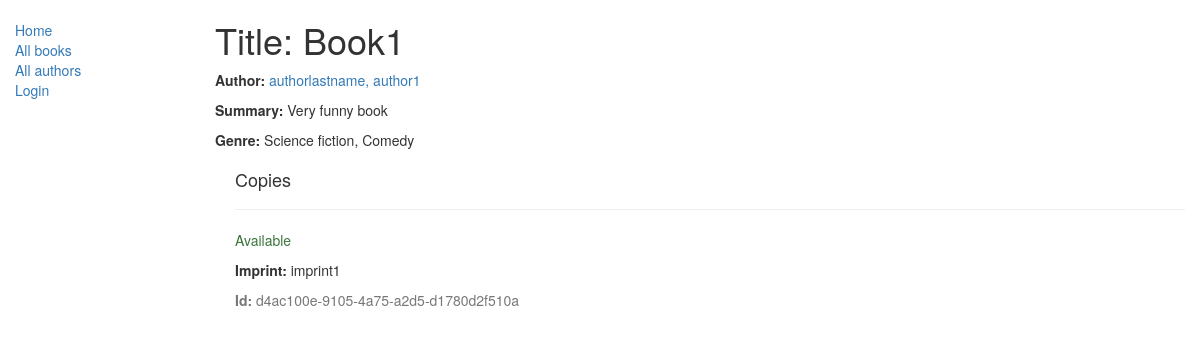
/catalog/book/1, run on the app's committed database.
### catalog/models.py (models this page shows, shortened)
class Book(models.Model):
    title = models.CharField(max_length=200)
    author = models.ForeignKey('Author', on_delete=models.SET_NULL, null=True)
    summary = models.TextField(max_length=1000, help_text="Enter a brief discription")
    genre = models.ManyToManyField(Genre)
    def display_genre(self):
        return ','.join([genre.name for genre in self.genre.all()[:3]])
    display_genre.short_description = 'Genre'

class Author(models.Model):
    first_name = models.CharField(max_length=100)
    last_name = models.CharField(max_length=100)
    date_of_birth = models.DateField(null=True, blank=True)
    date_of_death = models.DateField('Died', null=True, blank=True)
    class Meta:
        ordering = ["last_name", "first_name"]
    def __str__(self):
        return '{0}, {1}'.format(self.last_name, self.first_name)

class Genre(models.Model):
    name = models.CharField(max_length=200, help_text="Enter a book genre eg. science fiction , fantasy etc.")
    def __str__(self):
        return self.name

class BookInstance(models.Model):
    id = models.UUIDField(primary_key=True, default=uuid.uuid4,
                          help_text="Unique ID for this particular book across whole library")
    book = models.ForeignKey('Book', on_delete=models.SET_NULL, null=True)
    imprint = models.CharField(max_length=200)
    due_back = models.DateField(null=True, blank=True)
    borrower = models.ForeignKey(User, on_delete=models.SET_NULL, null=True, blank=True)
    LOAN_STATUS = (
        ('m', 'Maintenance'),
        ('o', 'On loan'),
        ('a', 'Available'),
        ('r', 'Reserved'),
    )
    status = models.CharField(max_length=1, choices=LOAN_STATUS, blank=True, default='m', help_text='Book availability')
    class Meta:
        ordering = ["due_back"]
        permissions=(("can_mark_returned","Set book as returned"),)

### catalog/views.py (the view)
# urls.py: path('book/<int:pk>',views.BookDetailView.as_view(),name='book-detail'),
class BookDetailView(generic.DetailView):
    model = Book

### catalog/templates/catalog/book_detail.html (shortened to what this page needs)
{% extends "base_generic.html" %}
{% block content %}
  <h1>Title: {{ book.title }}</h1>
  <p><strong>Author:</strong> <a href="">{{ book.author }}</a></p>
  <p><strong>Summary:</strong> {{ book.summary }}</p>
  <p><strong>Genre:</strong> {% for genre in book.genre.all %} {{ genre }}{% if not forloop.last %}, {% endif %}{% endfor %}</p>
  <div style="margin-left:20px;margin-top:20px">
    <h4>Copies</h4>
    {% for copy in book.bookinstance_set.all %}
    <hr>
    <p class="{% if copy.status == 'a' %}text-success{% elif copy.status == 'm' %}text-danger{% else %}text-warning{% endif %}">{{ copy.get_status_display }}</p>
    <p><strong>Imprint:</strong> {{copy.imprint}}</p>
    <p class="text-muted"><strong>Id:</strong> {{copy.id}}</p>
    {% endfor %}
  </div>
{% endblock %}

### data on the page
Book: title "Book1", author "authorlastname, author1", summary "Very funny book"
Genre: name "Science fiction"
Genre: name "Comedy"
BookInstance: status "Available", imprint "imprint1", id "d4ac100e-9105-4a75-a2d5-d1780d2f510a"
